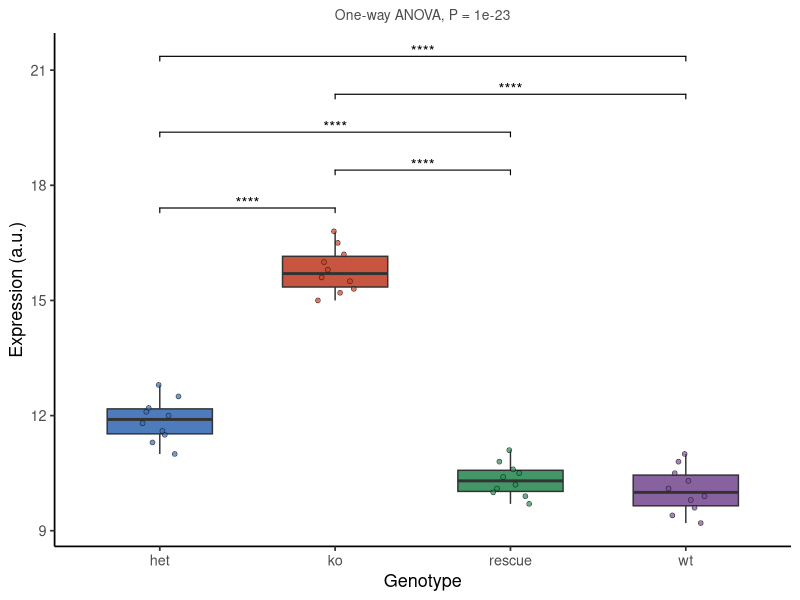

Write R code to recreate this figure.
#!/usr/bin/env Rscript
# Standalone reproduction. Run inside the pinned pubready container
# (see REPRODUCE.md) from this bundle folder.
suppressPackageStartupMessages({
  library(ggplot2); library(ggpubr); library(rstatix); library(readr)
})

df <- as.data.frame(read_csv("input_expression.csv", show_col_types = FALSE))
df[["genotype"]] <- factor(df[["genotype"]])
df[["expression"]] <- as.numeric(df[["expression"]])

ph <- rstatix::tukey_hsd(df, expression ~ genotype)
ph$group1 <- as.character(ph$group1); ph$group2 <- as.character(ph$group2)
sig <- ph[which(ph$p.adj < 0.05), , drop = FALSE]

omni <- as.data.frame(rstatix::anova_test(df, expression ~ genotype))
subtitle_txt <- paste0("One-way ANOVA, P = ", formatC(omni$p[1], format = "g", digits = 2))

point_k <- ave(seq_len(nrow(df)), df[["genotype"]], FUN = seq_along)
df$.point_x <- as.integer(df[["genotype"]]) + -0.12 + 0.24 * ((point_k * 0.6180339887498949) %% 1)
p <- ggplot(df, aes(x = .data[["genotype"]], y = .data[["expression"]])) +
  geom_boxplot(aes(fill = .data[["genotype"]]), width = 0.6, outlier.shape = NA, alpha = 0.9) +
  geom_point(aes(x = .point_x, fill = .data[["genotype"]]), size = 1.5, alpha = 0.7, shape = 21, stroke = 0.3) +
  scale_fill_manual(values = c("#3B6DB3", "#C1432B", "#2E8B57", "#7A5195")) +
  labs(x = "Genotype", y = "Expression (a.u.)", subtitle = subtitle_txt) +
  theme_classic(base_size = 13) +
  theme(legend.position = "none",
        plot.subtitle = element_text(hjust = 0.5, size = 10, colour = "grey30"))
if (nrow(sig) > 0) {
  ymax <- max(df[["expression"]], na.rm = TRUE); rng <- diff(range(df[["expression"]], na.rm = TRUE))
  if (!is.finite(rng) || rng == 0) rng <- max(abs(ymax), 1)
  lv <- levels(df[["genotype"]]); i1 <- match(sig$group1, lv); i2 <- match(sig$group2, lv)
  sig <- sig[order(abs(i2 - i1), pmin(i1, i2)), , drop = FALSE]
  sig$y.position <- ymax + rng * (0.08 + 0.13 * (seq_len(nrow(sig)) - 1))
  sig$lab <- sig$p.adj.signif
  p <- p + stat_pvalue_manual(sig, label = "lab", tip.length = 0.01, bracket.size = 0.4)
}

ggsave("figure_expression_anova.pdf", p, width = 5.4, height = 4.2)
cat("Reproduced figure.\n")
